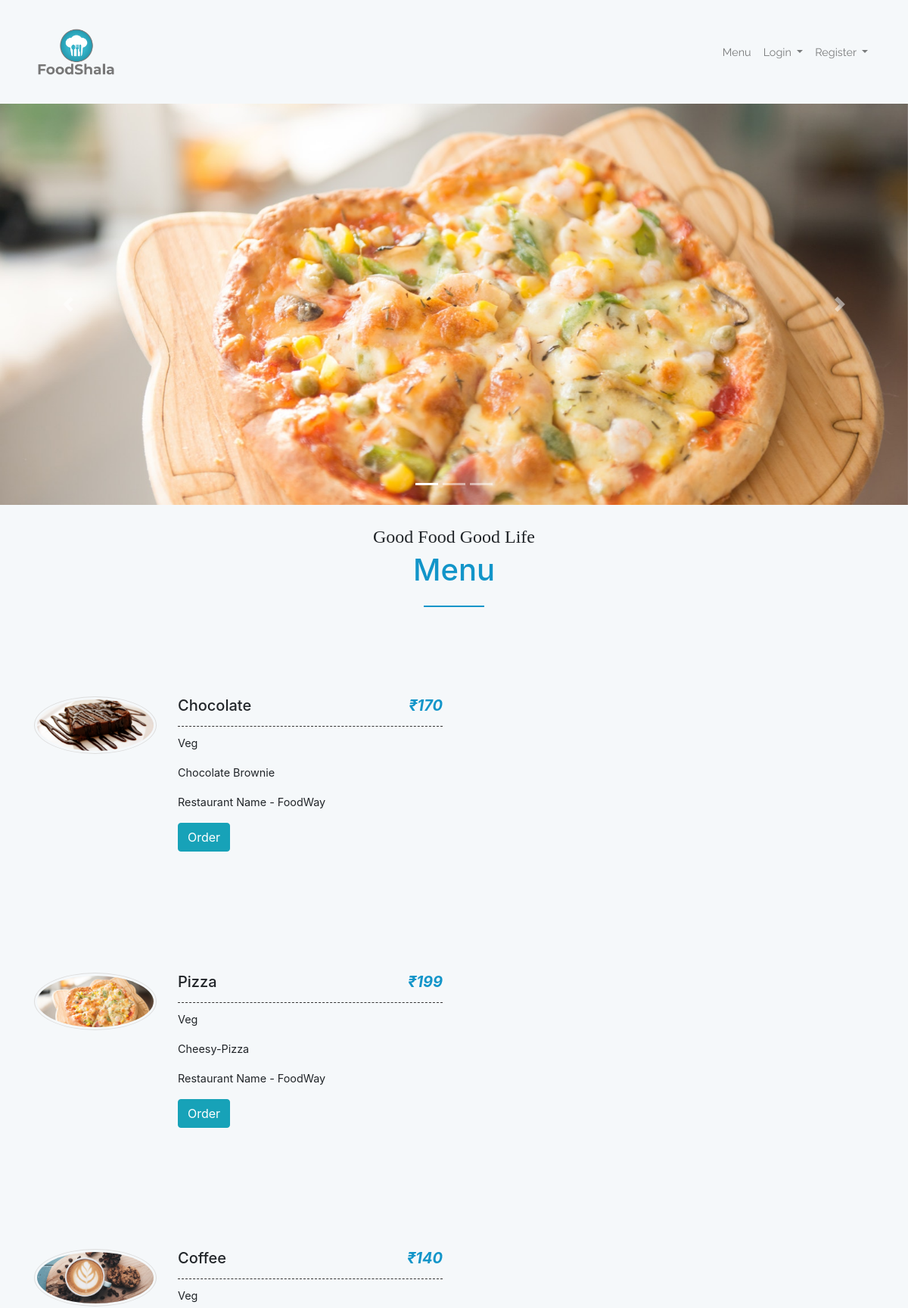
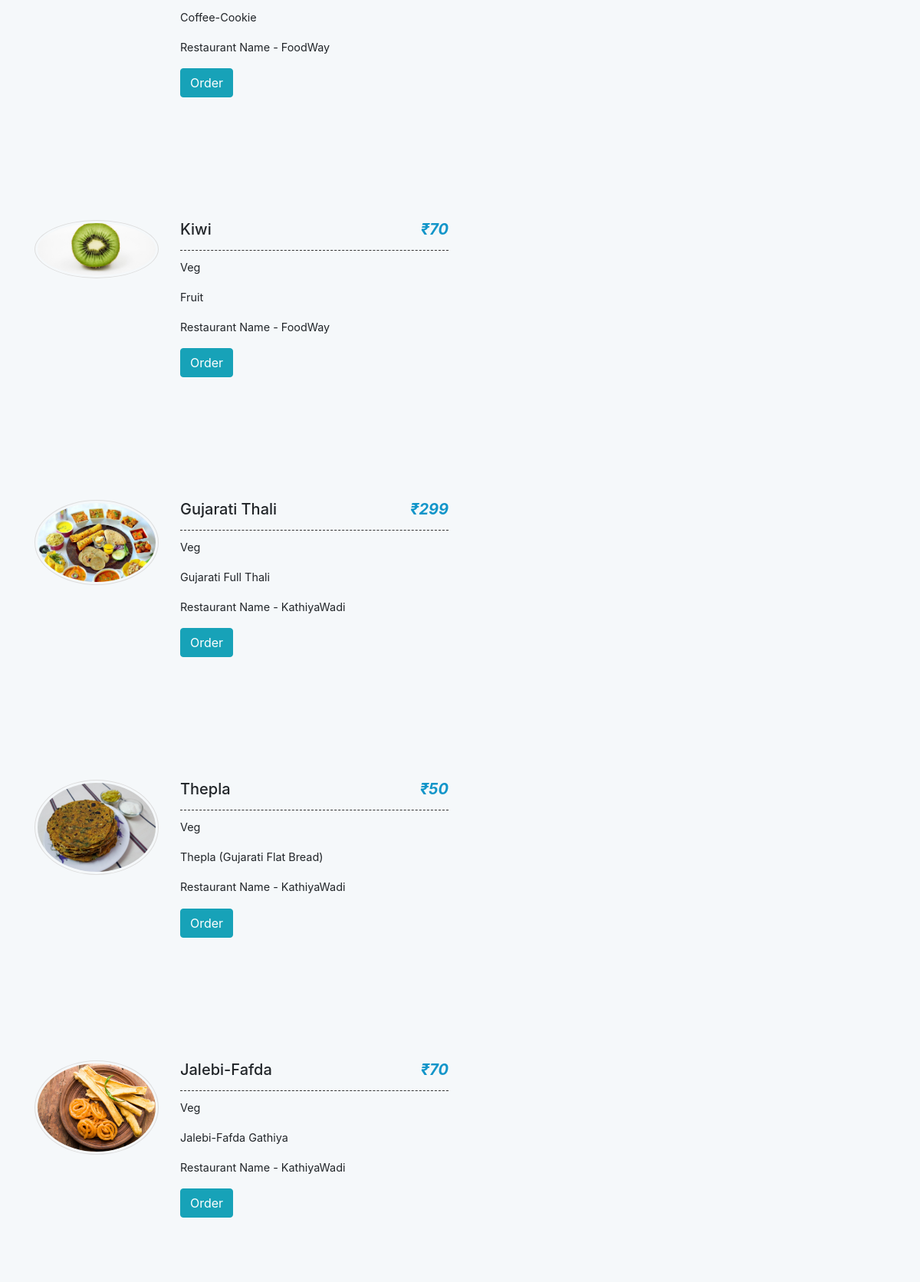
The page / (upper part) on the database its author committed (2 pictures, top to bottom).
### tables this page shows
CREATE TABLE `food_item` (
  `item_id` int(10) NOT NULL,
  `rest_id` int(10) NOT NULL,
  `item_name` varchar(40) NOT NULL,
  `item_img` varchar(300) NOT NULL,
  `item_price` int(150) NOT NULL,
  `item_desc` varchar(40) NOT NULL,
  `item_type` varchar(40) NOT NULL
);

CREATE TABLE `restaurant` (
  `rest_id` int(10) NOT NULL,
  `r_nm` varchar(40) NOT NULL,
  `r_email` varchar(40) NOT NULL,
  `r_pass` varchar(40) NOT NULL
);

### index.php (the view, shortened to what this page needs)
<html>
<head>
<link rel="stylesheet" href="https://maxcdn.bootstrapcdn.com/bootstrap/4.0.0/css/bootstrap.min.css">
<link rel="stylesheet" href="style.css" type="text/css" />
</head>
<body>
<nav class="navbar navbar-expand-lg navbar-light navbar-laravel">
    <div class="container">
    <img class="navbar-brand" src="images/logo.png" id="logo_custom" width="10%" alt="logo" onclick="window.location.href = 'index.php';">
        <div class="collapse navbar-collapse" id="navbarSupportedContent">
            <ul class="navbar-nav ml-auto">
                <li class="nav-item">
                    <a class="nav-link" href="#menu">Menu</a>
                </li>
                <li class="nav-item dropdown">
                    <a class="nav-link dropdown-toggle" href="#" id="navbarDropdown" role="button" data-toggle="dropdown" aria-haspopup="true" aria-expanded="false">
                        Login
                    </a>
                </li>
                <li class="nav-item dropdown">
                    <a class="nav-link dropdown-toggle" href="#" id="navbarDropdown" role="button" data-toggle="dropdown" aria-haspopup="true" aria-expanded="false">
                        Register
                    </a>
                </li>
            </ul>
        </div>
    </div>
</nav>
<div id="carouselExampleIndicators" class="carousel slide" data-ride="carousel">
  <ol class="carousel-indicators">
    <li data-target="#carouselExampleIndicators" data-slide-to="0" class="active"></li>
    <li data-target="#carouselExampleIndicators" data-slide-to="1"></li>
    <li data-target="#carouselExampleIndicators" data-slide-to="2"></li>
  </ol>
  <div class="carousel-inner">
    <div class="carousel-item active">
      <img class="d-block w-100" src="images/slide1.jpg" alt="First slide">
    </div>
  </div>
  <a class="carousel-control-prev" href="#carouselExampleIndicators" role="button" data-slide="prev">
    <span class="carousel-control-prev-icon" aria-hidden="true"></span>
  </a>
  <a class="carousel-control-next" href="#carouselExampleIndicators" role="button" data-slide="next">
    <span class="carousel-control-next-icon" aria-hidden="true"></span>
  </a>
</div>
<br>
<?php
	include_once 'dbconnect.php';
	$sql = "select food_item.*, restaurant.r_nm from food_item, restaurant where food_item.rest_id=restaurant.rest_id";
	$result = $con->query($sql) or die($con->error);
?>
<section class="menu_list mt-60 mb-60">
	<div class="container">
		<div class="row">
		   <div class="col-xl-12">
			  <div class="section-title text-center mb-60">
				 <p>Good Food Good Life</p>
				 <h4>Menu</h4>
			  </div>
		   </div>
		</div>
<?php
	while($row = $result->fetch_assoc()){ ?>
		<div class="row">
		   <div class="tab-content col-xl-12" id="myTabContent">
			  <div class="tab-pane fade active show" id="veg" role="tabpanel" aria-labelledby="veg-tab">
				 <div class="row">
					<div class="col-md-6">
					   <div class="single_menu_list">
						  <img src="<?php echo $row['item_img']; ?>" alt="">
						  <div class="menu_content">
							 <h4><?php echo ucwords($row['item_name']); ?><span><?php echo '₹'.$row['item_price']; ?></span></h4>
							 <p><?php echo ucfirst($row['item_type']); ?></p>
							 <p><?php echo ucfirst($row['item_desc']); ?></p>
							 <p>Restaurant Name - <?php echo ucwords($row['r_nm']) ?></p>
							 <a class="btn  btn-info pull-right orderBtn" href="javascript:void(0);" >Order</a>
						  </div>
					   </div>
					</div>
				 </div>
			  </div>
			  <?php } ?>
		</div>
    </div>
  </div>
</section>
</body>
</html>

### style.css (style rules this page uses)
body { margin: 0; font-size: .9rem; font-weight: 400; line-height: 1.6; color: #212529; text-align: left; background-color: #f5f8fa; }
.navbar-laravel { box-shadow: 0 2px 4px rgba(0,0,0,.04); }
.navbar-brand , .nav-link, .my-form, .login-form { font-family: Raleway, sans-serif; }
.mb-60 { margin-bottom: 60px; }
.section-title p { font-size: 24px; font-family: Oleo Script; margin-bottom: 0px; }
.section-title h4 { font-size: 40px; text-transform: capitalize; color: #1295C9; position: relative; display: inline-block; padding-bottom: 25px; }
.section-title h4::before { width: 80px; height: 1.5px; bottom: 0; left: 50%; margin-left: -40px; }
.section-title h4::before, .section-title h4::after { position: absolute; content: ""; background-color: #1295C9; }
#myTabContent { margin-top: 50px; }
.nav-item a { color: #333; }
.single_menu_list { position: relative; padding-left: 190px; margin-bottom: 110px; }
.single_menu_list img { max-width: 30%; position: absolute; left: 0px; top: 0; border: 1px solid #ddd; padding: 3px; border-radius: 50%; transition: .4s }
.single_menu_list h4 { font-size: 20px; border-bottom: 1px dashed #333; padding-bottom: 15px; margin-bottom: 10px; }
.single_menu_list h4 span { float: right; font-weight: bold; color: #1295C9; font-style: italic; }

### rows shown on the page
food_item: item_img (picture), item_name "Chocolate", item_price "170", item_type "Veg", item_desc "Chocolate Brownie", rest.r_nm "FoodWay"
food_item: item_img (picture), item_name "Pizza", item_price "199", item_type "Veg", item_desc "Cheesy-Pizza", rest.r_nm "FoodWay"
food_item: item_img (picture), item_name "Coffee", item_price "140", item_type "Veg", item_desc "Coffee-Cookie", rest.r_nm "FoodWay"
food_item: item_img (picture), item_name "Kiwi", item_price "70", item_type "Veg", item_desc "Fruit", rest.r_nm "FoodWay"
food_item: item_img (picture), item_name "Gujarati Thali", item_price "299", item_type "Veg", item_desc "Gujarati Full Thali", rest.r_nm "KathiyaWadi"
food_item: item_img (picture), item_name "Thepla", item_price "50", item_type "Veg", item_desc "Thepla (Gujarati Flat Bread)", rest.r_nm "KathiyaWadi"
food_item: item_img (picture), item_name "Jalebi-Fafda", item_price "70", item_type "Veg", item_desc "Jalebi-Fafda Gathiya", rest.r_nm "KathiyaWadi"
